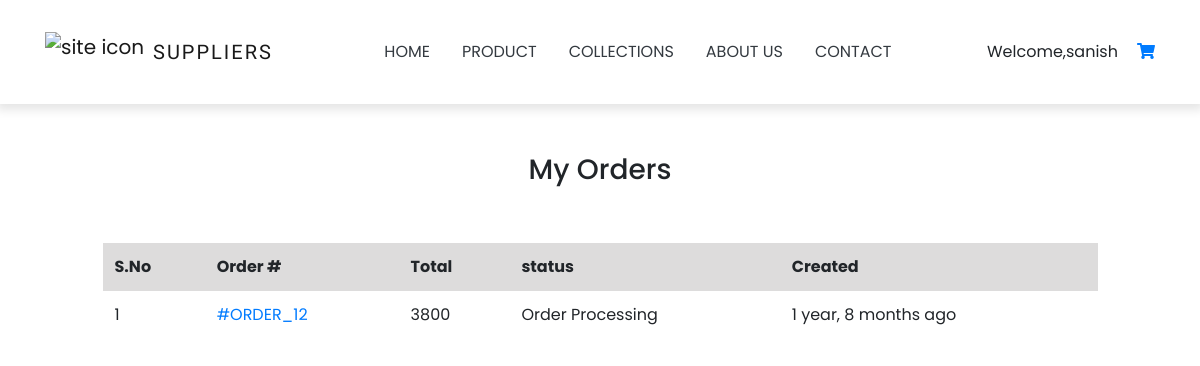
/myorder/ (signed in), run on the app's committed database.
### dashboard/models.py (models this page shows, shortened)
class Customer(models.Model):
    user = models.OneToOneField(User,on_delete=models.CASCADE)
    email_regex = RegexValidator(regex=  r"^[a-zA-Z0-9._%+-]+@[a-zA-Z0-9.-]+\.[a-zA-Z]{2,}$", message="please provide valid email address")
    email = models.EmailField(validators=[email_regex],unique=True)
    fn_regex = RegexValidator(regex=r"^[A-Za-z\s]+$", message="please provide valid Name")
    full_name = models.CharField(validators=[fn_regex],max_length=200, null=True)
    address = models.CharField(max_length=40)
    contact_regex = RegexValidator( regex = r"^98\d{8}$",message = "phone number should starts with 98 and have 10 digits")
    contact = models.CharField(max_length=10,validators=[contact_regex],null=True)
    created_date = models.DateTimeField(auto_now_add=True,null=True)

class Order(models.Model):
    cart = models.OneToOneField(Cart, on_delete=models.CASCADE)
    ob_regex = RegexValidator(regex=r"^[A-Za-z\s]+$", message="please provide valid Name")
    ordered_by = models.CharField(validators=[ob_regex],max_length=200)
    shipping_address = models.CharField(max_length=200)
    mobile_regex = RegexValidator( regex = r"^98\d{8}$",message = "phone number should exactly be in 10 digits and starts with 98")
    mobile = models.CharField(max_length=10, validators=[mobile_regex])
    email_regex = RegexValidator(regex=  r"^[a-zA-Z0-9._%+-]+@[a-zA-Z0-9.-]+\.[a-zA-Z]{2,}$", message="please provide valid email address")
    email = models.EmailField(validators=[email_regex],null=True, blank=True)
    subtotal = models.PositiveIntegerField()
    total = models.PositiveIntegerField()
    order_status = models.CharField(max_length=50, choices=ORDER_STATUS)
    created_at = models.DateTimeField(auto_now_add=True)
    payment_method = models.CharField(
        max_length=20, choices=METHOD, default="Cash On Delivery")
    payment_completed = models.BooleanField(
        default=False, null=True, blank=True)

### home/views.py (the view)
# urls.py: path("myorder/",MyOrderDetailView.as_view(),name="myorder"),
class MyOrderDetailView(TemplateView):
    template_name = "home/orders/myorder.html"
    def dispatch(self, request, *args, **kwargs):
        if request.user.is_authenticated and Customer.objects.filter(user=request.user).exists():
            pass
        else:
            return redirect("/login/?next=/profile/")
        return super().dispatch(request, *args, **kwargs)
    def get_context_data(self, **kwargs):
        context = super().get_context_data(**kwargs)
        customer = self.request.user.customer
        context['customer'] = customer
        orders = Order.objects.filter(cart__customer=customer).order_by("-id")
        context["orders"] = orders
        return context

### home/templates/home/orders/myorder.html (shortened to what this page needs)
{% extends 'home/base.html' %}
{% block main %}
<div class="container-order " style="margin-top:105px;">
    <h3 class="title text-center py-5">My Orders</h3>
    <div class="d-flex justify-content-center row">
        <div class="col-md-10">
            <div class="rounded">
                <div class="table-responsive table-borderless">
                    <table class="table">
                        <thead>
                            <tr>
                                <th>S.No</th>
                                <th>Order #</th>
                                <th>Total</th>
                                <th>status</th>
                                <th>Created</th>
                            </tr>
                        </thead>
                        <tbody class="table-body">
                            {% for ord in orders %}
                            <tr class="cell-1">
                                <td>{{forloop.counter}}</td>
                                <td><a href="{% url 'home:customerorderdetail' ord.pk %}"> #ORDER_{{ord.id}}</a></td>
                                <td>{{ord.total}}</td>
                                <td>{{ord.order_status}}</td>
                                <td>{{ord.created_at|timesince}} ago</td>
                            </tr>
                            {% endfor %}
                        </tbody>
                    </table>
                </div>
            </div>
        </div>
    </div>
</div>
{% endblock %}

### home/templates/home/base.html (shortened to what this page needs)
<!DOCTYPE html>
<html lang="en">
  <head>
    <link rel="stylesheet" href="https://cdnjs.cloudflare.com/ajax/libs/font-awesome/6.4.2/css/all.min.css"/>
    <link rel="stylesheet" href="https://cdnjs.cloudflare.com/ajax/libs/font-awesome/5.15.4/css/all.min.css"
/>
    <link rel="stylesheet" href="/static/home/bootstrap-5.0.2-dist/css/bootstrap.min.css"/>
    <link rel="stylesheet" href="https://cdn.jsdelivr.net/npm/bootstrap@5.0.1/dist/css/bootstrap.min.css"/>
    <link rel="stylesheet" href="https://cdn.jsdelivr.net/npm/bootstrap@5.0.1/dist/js/bootstrap.bundle.min.js"/>
    <link rel="stylesheet" href="https://cdnjs.cloudflare.com/ajax/libs/font-awesome/4.7.0/css/font-awesome.min.css"/>
    <link rel="stylesheet" href="https://unpkg.com/tailwindcss@^2/dist/tailwind.min.css"/>
    <link rel="stylesheet" href="https://cdn.jsdelivr.net/gh/alpinejs/alpine@v2.x.x/dist/alpine.min.js"/>
    <link rel="stylesheet" href="https://cdnjs.cloudflare.com/ajax/libs/jquery/3.2.1/jquery.min.js"/>
    <link rel="stylesheet" href="https://cdnjs.cloudflare.com/ajax/libs/font-awesome/4.7.0/css/font-awesome.min.css"/>
    <link rel="stylesheet" href="https://stackpath.bootstrapcdn.com/bootstrap/4.4.1/css/bootstrap.min.css"/>
    <link rel="stylesheet" href="https://stackpath.bootstrapcdn.com/bootstrap/4.4.1/js/bootstrap.bundle.min.js"/>
    <link rel="stylesheet" href="https://cdnjs.cloudflare.com/ajax/libs/jquery/3.2.1/jquery.min.js"/>
    <link rel="stylesheet" href="https://cdnjs.cloudflare.com/ajax/libs/font-awesome/4.7.0/css/font-awesome.min.css"/>
    <link rel="stylesheet" href="/static/home/css/main.css" />
    <link rel="stylesheet" href="/static/home/css/style.css" />
  </head>
  <body>
    <nav class="navbar navbar-expand-lg navbar-light bg-white py-4 fixed-top">
      <div class="container">
        <a class="navbar-brand d-flex justify-content-between align-items-center order-lg-0" href="{%  url 'home:home' %}">
          <img src="/static/home/images/lvd.png" alt="site icon" />
          <span class="text-uppercase fw-lighter ms-2">Suppliers</span>
        </a>
          <div class="collapse navbar-collapse order-lg-1" id="navMenu">
            <ul class="navbar-nav mx-auto text-center">
              <li class="nav-item px-2 py-2">
                <a class="nav-link text-uppercase text-dark" href="{% url 'home:home' %}">home</a>
              </li>
              <li class="nav-item px-2 py-2">
                <a class="nav-link text-uppercase text-dark" href="{% url 'home:allproduct' %}">product</a>
              </li>
              <li class="nav-item px-2 py-2">
                <a class="nav-link text-uppercase text-dark" href="{% url 'home:collections' %}">collections</a>
              </li>
              <li class="nav-item px-2 py-2">
                <a class="nav-link text-uppercase text-dark" href="#about">about us</a>
              </li>
              <li class="nav-item px-2 py-2 border-0">
                <a class="nav-link text-uppercase text-dark" href="#contact">Contact</a>
              </li>
            </ul>
        {% if request.user.customer %}
          <div class="myprofile">
            <span>Welcome,{{customer.user.username}}</span>
          </div>
          <div class="icon">
            <a href="{% url 'home:mycart' %}"><i class="fa fa-shopping-cart"></i></a>
          </div>
            {% endif %}
          </div>
        </div>
    </nav>
    {% block form %} {% endblock form %} {% block main %} {% endblock main %}
     <link rel="stylesheet" href="//cdn.jsdelivr.net/npm/alertifyjs@1.13.1/build/css/alertify.min.css"/>
     <link rel="stylesheet" href="//cdn.jsdelivr.net/npm/alertifyjs@1.13.1/build/css/themes/default.min.css"/>
  </body>
</html>

### home/static/home/css/main.css (style rules this page uses)
:root { --lg-font: 'Kaisei Tokumin', serif; --sm-font: 'Poppins', sans-serif; --pink: #e5345b; }
body { font-family: var(--sm-font); }
.navbar { -webkit-box-shadow: 0 3px 9px 3px rgba(0, 0, 0, 0.1); box-shadow: 0 3px 9px 3px rgba(0, 0, 0, 0.1); }
.navbar-brand span { letter-spacing: 2px; font-family: var(--lg-font); }
.nav-item { border-bottom: 0.5px solid rgba(0, 0, 0, 0.05); }
.navbar-brand img { height: 200px; width: 200px; }
@media (min-width: 992px) { .nav-item { border-bottom: none; } }

### home/static/home/css/style.css (style rules this page uses)
:root { --white: #fff; --red: #ff0000; --black: #222; --green: #6cbe02; --grey1: #f0f0f0; --grey2: #e9d7d3; --font1: 'Heebo', sans-serif; --font2: 'Fira Sans Extra Condensed', sans-serif; --font3: 'Roboto', sans-serif; --btnbg: #ffcc00; --btnfontcolor: rgb(61, 61, 61); --btnfontcolorhover: rgb(255, 255, 255); --btnbghover: #ffc116; --btnactivefs: rgb(241, 195, 46); --label-index: #960796; --danger-index: #5bc257; --link-color: #000; --link-color-hover: #fff; --bg-content-color: #ffcc00; }
.navbar { height: auto; }
.navbar-brand img { width: 100px; height: 40px; }
.navbar-brand span { font-size: 20px; }
.container { text-decoration: none; }
.myprofile { display: inline-block; position: relative; width: 150px; }
.cell-1 { border-collapse: separate; border-spacing: 0 4em; background: #fff; border-bottom: 5px solid transparent; background-clip: padding-box; }
thead { background: #dddcdc; }

### data on the page
Customer: user.username "sanish"
Order: id "12", total "3800", order_status "Order Processing", created_at "1 year, 8 months"
